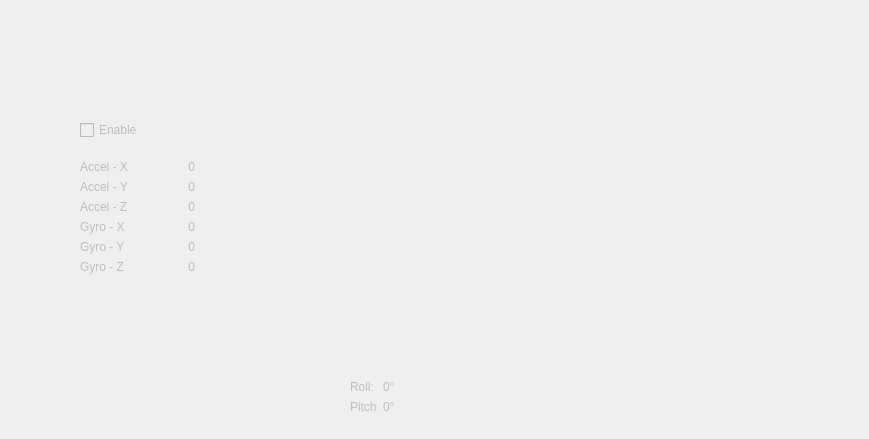
      <widget class="QWidget" name="liveDataTab">
       <property name="enabled">
        <bool>false</bool>
       </property>
       <attribute name="title">
        <string>Live Data</string>
       </attribute>
       <widget class="QCheckBox" name="enableLiveDataCB">
        <property name="geometry">
         <rect>
          <x>80</x>
          <y>120</y>
          <width>81</width>
          <height>20</height>
         </rect>
        </property>
        <property name="text">
         <string>Enable</string>
        </property>
       </widget>
       <widget class="QWidget" name="layoutWidget">
        <property name="geometry">
         <rect>
          <x>80</x>
          <y>160</y>
          <width>115</width>
          <height>141</height>
         </rect>
        </property>
        <layout class="QFormLayout" name="formLayout_3">
         <item row="0" column="1">
          <widget class="QLabel" name="Ax">
           <property name="text">
            <string>0</string>
           </property>
           <property name="alignment">
            <set>Qt::AlignRight|Qt::AlignTrailing|Qt::AlignVCenter</set>
           </property>
          </widget>
         </item>
         <item row="1" column="0">
          <widget class="QLabel" name="label_2">
           <property name="text">
            <string>Accel - Y</string>
           </property>
          </widget>
         </item>
         <item row="1" column="1">
          <widget class="QLabel" name="Ay">
           <property name="text">
            <string>0</string>
           </property>
           <property name="alignment">
            <set>Qt::AlignRight|Qt::AlignTrailing|Qt::AlignVCenter</set>
           </property>
          </widget>
         </item>
         <item row="2" column="0">
          <widget class="QLabel" name="label_3">
           <property name="text">
            <string>Accel - Z</string>
           </property>
          </widget>
         </item>
         <item row="2" column="1">
          <widget class="QLabel" name="Az">
           <property name="text">
            <string>0</string>
           </property>
           <property name="alignment">
            <set>Qt::AlignRight|Qt::AlignTrailing|Qt::AlignVCenter</set>
           </property>
          </widget>
         </item>
         <item row="3" column="0">
          <widget class="QLabel" name="label_4">
           <property name="text">
            <string>Gyro - X</string>
           </property>
          </widget>
         </item>
         <item row="3" column="1">
          <widget class="QLabel" name="Gx">
           <property name="text">
            <string>0</string>
           </property>
           <property name="alignment">
            <set>Qt::AlignRight|Qt::AlignTrailing|Qt::AlignVCenter</set>
           </property>
          </widget>
         </item>
         <item row="4" column="0">
          <widget class="QLabel" name="label_5">
           <property name="text">
            <string>Gyro - Y</string>
           </property>
          </widget>
         </item>
         <item row="4" column="1">
          <widget class="QLabel" name="Gy">
           <property name="text">
            <string>0</string>
           </property>
           <property name="alignment">
            <set>Qt::AlignRight|Qt::AlignTrailing|Qt::AlignVCenter</set>
           </property>
          </widget>
         </item>
         <item row="5" column="0">
          <widget class="QLabel" name="label_6">
           <property name="text">
            <string>Gyro - Z</string>
           </property>
          </widget>
         </item>
         <item row="5" column="1">
          <widget class="QLabel" name="Gz">
           <property name="text">
            <string>0</string>
           </property>
           <property name="alignment">
            <set>Qt::AlignRight|Qt::AlignTrailing|Qt::AlignVCenter</set>
           </property>
          </widget>
         </item>
         <item row="0" column="0">
          <widget class="QLabel" name="label">
           <property name="text">
            <string>Accel - X</string>
           </property>
          </widget>
         </item>
        </layout>
       </widget>
       <widget class="QHorizonWidget" name="horizonWidget" native="true">
        <property name="geometry">
         <rect>
          <x>460</x>
          <y>30</y>
          <width>400</width>
          <height>400</height>
         </rect>
        </property>
       </widget>
       <widget class="QWidget" name="layoutWidget">
        <property name="geometry">
         <rect>
          <x>350</x>
          <y>380</y>
          <width>101</width>
          <height>41</height>
         </rect>
        </property>
        <layout class="QFormLayout" name="formLayout_4">
         <item row="0" column="0">
          <widget class="QLabel" name="label_41">
           <property name="text">
            <string>Roll:</string>
           </property>
          </widget>
         </item>
         <item row="0" column="1">
          <widget class="QLabel" name="rollLabel">
           <property name="text">
            <string>0°</string>
           </property>
          </widget>
         </item>
         <item row="1" column="0">
          <widget class="QLabel" name="label_45">
           <property name="text">
            <string>Pitch</string>
           </property>
          </widget>
         </item>
         <item row="1" column="1">
          <widget class="QLabel" name="pitchLabel">
           <property name="text">
            <string>0°</string>
           </property>
          </widget>
         </item>
        </layout>
       </widget>
      </widget>
